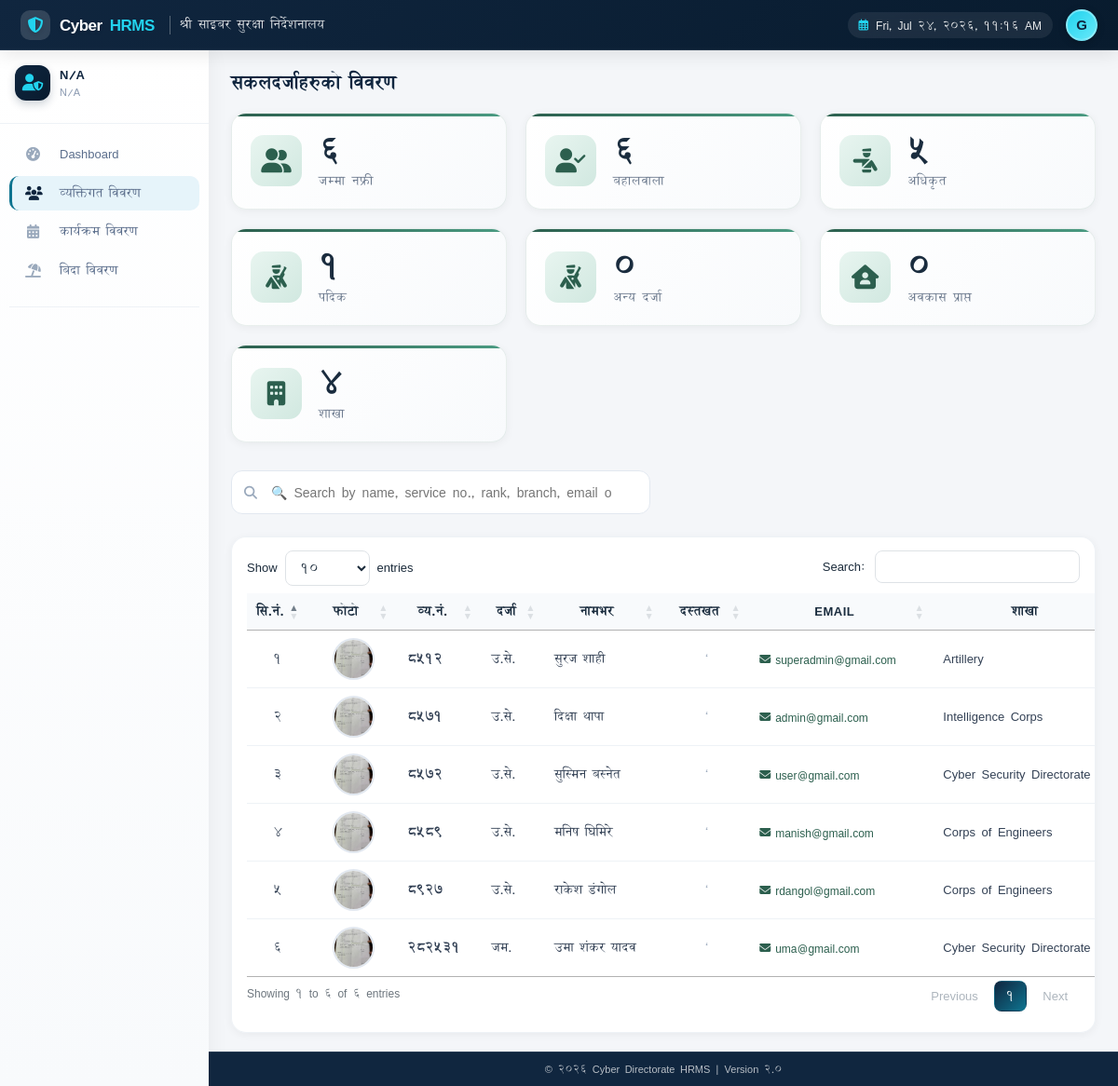
/personnel---.php, run on the app's committed database.
### tables this page shows
CREATE TABLE IF NOT EXISTS `personnel` (
  `personnel_number` int(10) NOT NULL DEFAULT 0,
  `full_name_en` varchar(100) DEFAULT NULL,
  `full_name_ne` varchar(100) DEFAULT NULL,
  `dob` date DEFAULT NULL,
  `gender` enum('Male','Female') DEFAULT 'Male',
  `blood_group` enum('A+','A-','B+','B-','O+','O-','AB+','AB-') DEFAULT NULL,
  `rank` int(11) DEFAULT NULL,
  `current_status` enum('Active','Training','Mission','Leave','Retired') DEFAULT 'Active',
  `registered_via` enum('signup','admin') NOT NULL DEFAULT 'admin',
  `unit` varchar(100) DEFAULT NULL,
  `email` varchar(100) NOT NULL,
  `signature` varchar(500) DEFAULT NULL,
  `joint_date` date DEFAULT NULL,
  `contact` varchar(20) DEFAULT NULL,
  `phone` varchar(20) DEFAULT NULL,
  `address` text DEFAULT NULL,
  `province` varchar(100) DEFAULT NULL,
  `district` varchar(100) DEFAULT NULL,
  `municipality` varchar(100) DEFAULT NULL,
  `ward_number` varchar(10) DEFAULT NULL,
  `village_tole` varchar(200) DEFAULT NULL,
  `religion` varchar(50) DEFAULT 'Hindu',
  `military_status` varchar(20) DEFAULT 'Single',
  `password` varchar(255) NOT NULL,
  `remember_token` varchar(255) DEFAULT NULL,
  `recruitment_date` date DEFAULT NULL,
  `commission_date` date DEFAULT NULL,
  `father_name` varchar(100) DEFAULT NULL,
  `mother_name` varchar(100) DEFAULT NULL,
  `spouse_name` varchar(100) DEFAULT NULL,
  `children_names` text DEFAULT NULL,
  `family_notes` text DEFAULT NULL,
  `grandfather_name` varchar(100) DEFAULT NULL,
  `higher_education` text DEFAULT NULL,
  `military_trainings` text DEFAULT NULL,
  `training` text DEFAULT NULL,
  `training_address` varchar(255) DEFAULT NULL,
  `training1` varchar(200) DEFAULT NULL,
  `training1_address` varchar(255) DEFAULT NULL,
  `training2` varchar(200) DEFAULT NULL,
  `training2_address` varchar(255) DEFAULT NULL,
  `training3` varchar(200) DEFAULT NULL,
  `training4` varchar(200) DEFAULT NULL,
  `training5` varchar(200) DEFAULT NULL,
  `foreign_training` text DEFAULT NULL,
  `created_at` timestamp NOT NULL DEFAULT current_timestamp(),
  `updated_at` timestamp NOT NULL DEFAULT current_timestamp() ON UPDATE current_timestamp(),
  `role` tinyint(4) NOT NULL DEFAULT 0,
  `password_updated_at` timestamp NULL DEFAULT NULL COMMENT 'Timestamp when password was last updated',
  `appointment` varchar(255) DEFAULT NULL,
  `profile_picture_path` varchar(255) DEFAULT NULL,
  `received_person_name` varchar(255) DEFAULT NULL,
  `professional_trainings` longtext DEFAULT NULL COMMENT 'Dynamic professional trainings stored as JSON array' CHECK (json_valid(`professional_trainings`)),
  `foreign_trainings` longtext DEFAULT NULL COMMENT 'Dynamic foreign trainings stored as JSON array' CHECK (json_valid(`foreign_trainings`)),
  PRIMARY KEY (`personnel_number`) USING BTREE,
  UNIQUE KEY `email` (`email`),
  KEY `idx_email` (`email`),
  KEY `idx_full_name_en` (`full_name_en`),
  KEY `idx_province` (`province`),
  KEY `idx_district` (`district`),
  KEY `idx_municipality` (`municipality`),
  KEY `idx_current_status` (`current_status`) USING BTREE,
  KEY `idx_personnel_number` (`personnel_number`) USING BTREE
);

CREATE TABLE IF NOT EXISTS `def_rank` (
  `rank_code` int(11) NOT NULL AUTO_INCREMENT,
  `rank_name` longtext DEFAULT NULL,
  `rank_abvt` longtext DEFAULT NULL,
  `rank_nep` longtext DEFAULT NULL,
  `rank_unicode` longtext DEFAULT NULL,
  `rank_unicode_full` longtext DEFAULT NULL,
  `rank_neps` longtext DEFAULT NULL,
  `group_rank` longtext DEFAULT NULL,
  `rank_level` longtext DEFAULT NULL,
  `cv_rank` longtext DEFAULT NULL,
  `is_active` enum('Y','N') DEFAULT 'Y',
  UNIQUE KEY `pkrank_code` (`rank_code`),
  KEY `rank_code` (`rank_code`)
);

### personnel---.php (the view, shortened to what this page needs)
<?php
require_once 'includes/config.php';
$records_per_page = isset($_GET['per_page']) ? (int) $_GET['per_page'] : 10;
$page = isset($_GET['page']) ? (int) $_GET['page'] : 1;
$offset = ($page - 1) * $records_per_page;
$search_term = isset($_GET['search']) ? trim($_GET['search']) : '';
$search_condition = "";
$params = [];
try {
    $stmt = $pdo->query("SELECT COUNT(*) FROM personnel");
    $total_records = $stmt->fetchColumn();
    $stmt = $pdo->query("SELECT COUNT(*) FROM personnel WHERE current_status = 'Active'");
    $active_count = $stmt->fetchColumn();
    $stmt = $pdo->query("SELECT COUNT(*) FROM personnel WHERE rank < 30");
    $officer_count = $stmt->fetchColumn();
    $stmt = $pdo->query("SELECT COUNT(*) FROM personnel WHERE rank BETWEEN 31 AND 37");
    $jco_count = $stmt->fetchColumn();
    $stmt = $pdo->query("SELECT COUNT(*) FROM personnel WHERE rank > 37");
    $or_count = $stmt->fetchColumn();
    $stmt = $pdo->query("SELECT COUNT(DISTINCT unit) FROM personnel WHERE unit IS NOT NULL AND unit != ''");
    $unit_count = $stmt->fetchColumn();
} catch (PDOException $e) {
    error_log("Statistics error: " . $e->getMessage());
    $total_records = 0;
    $active_count = 0;
    $officer_count = 0;
    $jco_count = 0;
    $or_count = 0;
    $unit_count = 0;
}
try {
    $offset = ($page - 1) * $records_per_page;
    $sql = " SELECT p.*, d.rank_unicode, d.rank_name, d.rank_nep
            FROM personnel p
            LEFT JOIN def_rank d ON p.rank = d.rank_code
            $search_condition
            ORDER BY p.personnel_number
            LIMIT ? OFFSET ?";
    $stmt = $pdo->prepare($sql);
    $stmt->bindValue(count($params) + 1, $records_per_page, PDO::PARAM_INT);
    $stmt->bindValue(count($params) + 2, $offset, PDO::PARAM_INT);
    $stmt->execute();
    $personnel_list = $stmt->fetchAll();
} catch (PDOException $e) {
    error_log("Personnel fetch error: " . $e->getMessage());
    $personnel_list = [];
    $total_pages = 0;
}
?>
<div class="stats-grid">
    <div class="stat-card">
        <div class="stat-icon"><i class="fas fa-user-friends"></i></div>
        <div class="stat-info">
            <div class="stat-value"><?php echo number_format($total_records); ?></div>
            <div class="stat-label">जम्मा नफ्री</div>
        </div>
    </div>
    <div class="stat-card">
        <div class="stat-icon"><i class="fas fa-user-check"></i></div>
        <div class="stat-info">
            <div class="stat-value"><?php echo number_format($active_count); ?></div>
            <div class="stat-label">बहालवाला</div>
        </div>
    </div>
    <div class="stat-card">
        <div class="stat-icon"><i class="fa-classic fa-solid fa-person-military-pointing fa-fw"></i></div>
        <div class="stat-info">
            <div class="stat-value"><?php echo number_format($officer_count); ?></div>
            <div class="stat-label">अधिकृत</div>
        </div>
    </div>
    <div class="stat-card">
        <div class="stat-icon"><i class="fa-classic fa-solid fa-person-military-rifle fa-fw"></i></div>
        <div class="stat-info">
            <div class="stat-value"><?php echo number_format($jco_count); ?></div>
            <div class="stat-label">पदिक</div>
        </div>
    </div>
    <div class="stat-card">
        <div class="stat-icon"><i class="fa-classic fa-solid fa-person-military-rifle fa-fw"></i></div>
        <div class="stat-info">
            <div class="stat-value"><?php echo number_format($or_count); ?></div>
            <div class="stat-label">अन्य दर्जा</div>
        </div>
    </div>
    <div class="stat-card">
        <div class="stat-icon"><i class="fa-solid fa-house-user"></i></div>
        <div class="stat-info">
            <div class="stat-value"><?php echo number_format($or_count); ?></div>
            <div class="stat-label">अवकास प्राप्त</div>
        </div>
    </div>
    <div class="stat-card">
        <div class="stat-icon"><i class="fas fa-building"></i></div>
        <div class="stat-info">
            <div class="stat-value"><?php echo number_format($unit_count); ?></div>
            <div class="stat-label">शाखा</div>
        </div>
    </div>
</div>
<div class="search-section">
    <div class="search-container">
        <i class="fas fa-search search-icon"></i>
        <form method="GET" action="" id="searchForm" style="flex: 1;">
            <input type="text" name="search" id="searchInput" class="search-input"
                placeholder="🔍 Search by name, service no., rank, branch, email or location..."
                value="<?php echo htmlspecialchars($search_term); ?>">
        </form>
    </div>
</div>
<div class="data-table">
    <table class="datatable">
        <thead>
            <tr>
                <th style="width: 30px;text-align:center;">सि.नं.</th>
                <th style="width: 60px;text-align:center;">फोटो</th>
                <th style="text-align:center;">व्य.नं.</th>
                <th style="text-align:center;">दर्जा</th>
                <th style="text-align:center;">नामभर</th>
                <th style="text-align:center;">दस्तखत</th>
                <th style="text-align:center;">Email</th>
                <th style="text-align:center;">शाखा</th>
            </tr>
        </thead>
        <tbody>
            <?php if (!empty($personnel_list)): ?>
                <?php $counter = $offset + 1; ?>
                <?php foreach ($personnel_list as $personnel): ?>
                    <tr data-personnel-number="<?php echo htmlspecialchars($personnel['personnel_number']); ?>">
                        <td style="text-align:center;"><?php echo $counter++; ?></td>
                        <td class="photo-cell">
                            <?php if (!empty($personnel['profile_picture_path']) && file_exists($personnel['profile_picture_path'])): ?>
                                <img src="<?php echo htmlspecialchars($personnel['profile_picture_path']); ?>" alt="Profile Photo"
                                    class="profile-preview"
                                    onclick="viewProfilePhoto('<?php echo htmlspecialchars($personnel['profile_picture_path']); ?>', '<?php echo htmlspecialchars($personnel['full_name_en']); ?>')">
                            <?php endif; ?>
                        </td>
                        <td><strong><?php echo htmlspecialchars($personnel['personnel_number']); ?></strong></td>
                        <td><?php echo htmlspecialchars($personnel['rank_unicode'] ?? 'N/A'); ?></td>
                        <td><?php echo htmlspecialchars($personnel['full_name_ne']); ?></td>
                        <td class="signature-cell">
                            <?php if (!empty($personnel['signature']) && file_exists($personnel['signature'])): ?>
                                <img src="<?php echo htmlspecialchars($personnel['signature']); ?>" alt="Signature"
                                    class="signature-preview"
                                    onclick="viewSignature('<?php echo htmlspecialchars($personnel['signature']); ?>', '<?php echo htmlspecialchars($personnel['full_name_en']); ?>')">
                            <?php else: ?>
                                <span class="no-signature">—</span>
                            <?php endif; ?>
                        </td>
                        <td>
                            <?php if (!empty($personnel['email'])): ?>
                                <a href="mailto:<?php echo htmlspecialchars($personnel['email']); ?>" class="email-link">
                                    <i class="fas fa-envelope"></i>
                                    <?php echo htmlspecialchars(substr($personnel['email'], 0, 20)); ?>
                                </a>
                            <?php else: ?>
                                <span style="color: #9aa9bc;">—</span>
                            <?php endif; ?>
                        </td>
                        <td><?php echo htmlspecialchars($personnel['unit'] ?? 'N/A'); ?></td>
                    </tr>
                <?php endforeach; ?>
            <?php endif; ?>
        </tbody>
    </table>
</div>
<?php
include('includes/layout.php');
?>

### css/style.css (style rules this page uses)
.stat-card { background: white; border-radius: 12px; padding: 0.9rem 1rem; box-shadow: 0 2px 8px rgba(0, 0, 0, 0.08); display: flex; align-items: center; gap: 0.75rem; transition: transform 0.2s, box-shadow 0.2s; }
.stat-icon { width: 40px; height: 40px; background: linear-gradient(135deg, #10263f 0%, #14406a 100%); border-radius: 10px; display: flex; align-items: center; justify-content: center; color: white; font-size: 1.15rem; flex-shrink: 0; }
.stat-value { font-size: 1.15rem; font-weight: 700; color: #1a2a3a; line-height: 1.2; }
.stat-label { font-size: 0.7rem; color: #6c757d; text-transform: uppercase; letter-spacing: 0.5px; }

### includes/styles.php (style rules this page uses)
* { margin: 0; padding: 0; box-sizing: border-box; }
body { font-family: 'Kalimati', sans-serif; background: #f4f6f9; color: #333; min-height: 100vh; display: flex; flex-direction: column; }
a { text-decoration: none; color: inherit; }
.stats-grid { display: grid; grid-template-columns: repeat(auto-fit, minmax(180px, 1fr)); gap: 12px; margin-bottom: 20px; }
.stat-card { background: #fff; border-radius: 12px; padding: 14px 16px; display: flex; align-items: center; gap: 12px; box-shadow: 0 1px 3px rgba(0,0,0,0.04); border: 1px solid #eef2f6; }
.stat-icon { width: 38px; height: 38px; border-radius: 10px; background: #eef2f6; display: flex; align-items: center; justify-content: center; color: #0e7490; font-size: 16px; }
.stat-value { font-size: 19px; font-weight: 700; color: #10263f; }
.stat-label { font-size: 11px; color: #8a99b0; }
.data-table { background: #fff; border-radius: 12px; overflow: hidden; box-shadow: 0 1px 3px rgba(0,0,0,0.04); border: 1px solid #eef2f6; }
.data-table table { width: 100%; border-collapse: collapse; }
.data-table th { text-align: left; padding: 10px 16px; font-size: 11px; text-transform: uppercase; letter-spacing: 0.5px; color: #8a99b0; background: #fafbfc; border-bottom: 1px solid #eef2f6; }
.data-table td { padding: 10px 16px; font-size: 13px; color: #444; border-bottom: 1px solid #f0f2f5; }
.data-table tbody tr:last-child td { border-bottom: none; }

### data on the page
personnel: profile_picture_path (picture), personnel_number "8512", def_rank.rank_unicode "उ.से.", full_name_ne "सुरज शाही", email "superadmin@gmail.com", unit "Artillery"
personnel: profile_picture_path (picture), personnel_number "8571", def_rank.rank_unicode "उ.से.", full_name_ne "दिक्षा थापा", email "admin@gmail.com", unit "Intelligence Corps"
personnel: profile_picture_path (picture), personnel_number "8572", def_rank.rank_unicode "उ.से.", full_name_ne "सुस्मिन बस्नेत", email "user@gmail.com", unit "Cyber Security Directorate"
personnel: profile_picture_path (picture), personnel_number "8589", def_rank.rank_unicode "उ.से.", full_name_ne "मनिष घिमिरे", email "manish@gmail.com", unit "Corps of Engineers"
personnel: profile_picture_path (picture), personnel_number "8927", def_rank.rank_unicode "उ.से.", full_name_ne "राकेश डंगोल", email "rdangol@gmail.com", unit "Corps of Engineers"
personnel: profile_picture_path (picture), personnel_number "282531", def_rank.rank_unicode "जम.", full_name_ne "उमा शंकर यादव", email "uma@gmail.com", unit "Cyber Security Directorate"

### other printed values
substr($nav_user_name, 0, 1) "G"
$user_rank ?: 'N/A' "N/A"
$user_name ?: 'N/A' "N/A"
$pageTitle "सकलदर्जाहरुको विवरण"
$total_records "6"
$active_count "6"
$officer_count "5"
$jco_count "1"
$or_count "0"
$unit_count "4"
